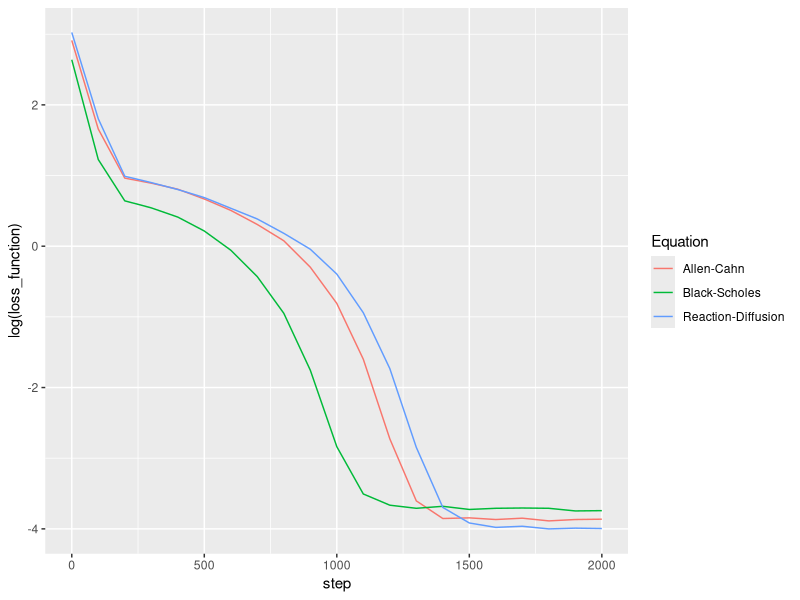

The R script that drew this image:
## ---- chunk 1
library(tidyverse)
df <- read_csv('tests.csv')
names(df)
ggplot(df, aes(x=step, y=log(loss_function), color=Equation)) + geom_line()

